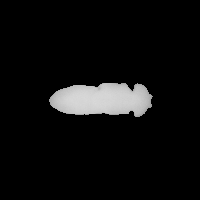
%> input picture segmentation_alignment/basisImage.tiff, 200 x 200 px
$ octave --eval "result = segmentImage_combo(imread('basisImage.tiff'));"   (GNU Octave 9; MATLAB toolbox functions it lacks are replaced by stand-ins)
%> lines starting %> are read from the running program, lines starting %| are printed output that depends on the picture; in (x1, y1, x2, y2) boxes, pixels count from 0 and x2, y2 are one past the last pixel; in counts of white or black regions, pixels touching at a corner belong together; the program's own positions count from 1
function [imageOut,mask] = segmentImage_combo(image,dilateSize,cannyParameter,threshold,alpha,maxIter,minimumArea,chanVeseOff)
%segmentImage_combo segments an image from its background
%
%   Input variables:
%
%       image -> image to be analyzed
%       dilateSize -> initial dilation size for image segmentation
%       cannyParameter -> parameter for Canny edge detection
%       threshold -> threshold for image segmentation
%       minimumArea -> minimum allowed area for segmented image
%       alpha, maxIter, chanVeseOff -> not used in this version of the code
%
%
%   Output variables:
%
%       imageOut -> segmented image
%       mask -> binary mask that is 'true' for non-zero pixels in imageOut
%
%
% (C) Gordon J. Berman, 2014
%     Princeton University


    if nargin < 2 || isempty(dilateSize) == 1
        dilateSize = 3;
    end

    if nargin < 3 || isempty(cannyParameter) == 1
        cannyParameter = .1;
    end

    if nargin < 4 || isempty(threshold) == 1
        threshold = 0;
    end

    if nargin < 5 || isempty(alpha) == 1
        alpha = .5;
    end

    if nargin < 6 || isempty(maxIter) == 1
        maxIter = 10;
    end

    if nargin < 7 || isempty(minimumArea) == 1
        minimumArea = 3500;
    end

    if nargin < 8 || isempty(chanVeseOff)
        chanVeseOff = true;
    else
        chanVeseOff = true;
    end


    image(image > 255 - threshold) = 255;
%> image is the input picture: size 200x200 uint8; min 0, max 217, mean 13.7

    E = edge(image,'canny',cannyParameter,'nothinning');
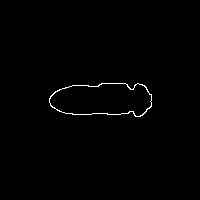
%> E: size 200x200 logical; 0.69% white in thin lines or dots, all inside (x1, y1, x2, y2) = (49, 83, 152, 117)
    se = strel('square',dilateSize);
    E2 = imdilate(E,se);
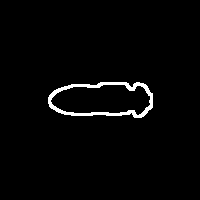
%> E2: size 200x200 logical; 2.2% white; 1 white region, box (x1, y1, x2, y2) and area: (48, 82, 153, 118) 865
    mask = imfill(E2,'holes');
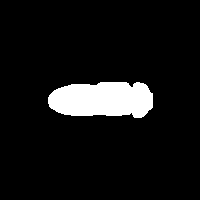
%> mask: size 200x200 logical; 7.8% white; 1 white region, box (x1, y1, x2, y2) and area: (48, 82, 153, 118) 3129

    CC = bwconncomp(mask,4);
%> CC = 1 connected component
    if length(CC.PixelIdxList) > 1
        lengths = zeros(1,length(CC.PixelIdxList));
        for j=1:length(lengths)
            lengths(j) = length(CC.PixelIdxList{j});
        end
        [~,idx] = max(lengths);
        temp = mask;
        temp(:) = 0;
        temp(CC.PixelIdxList{idx}) = 1;
        mask = temp;
    end


    while sum(mask(:)) < minimumArea && dilateSize <= 6 && cannyParameter > 0

        dilateSize = dilateSize + 1;
        cannyParameter = .1;
        se = strel('square',dilateSize);
        E2 = imdilate(E,se);
        mask = imfill(E2,'holes');

        CC = bwconncomp(mask,4);
        if length(CC.PixelIdxList) > 1
            lengths = zeros(1,length(CC.PixelIdxList));
            for j=1:length(lengths)
                lengths(j) = length(CC.PixelIdxList{j});
            end
            [~,idx] = max(lengths);
            temp = mask;
            temp(:) = 0;
            temp(CC.PixelIdxList{idx}) = 1;
            mask = temp;
        end


    end
%> this loop made 3 passes
%> pass 1, in segmentImage_combo, `E2 = imdilate(E,se);`:
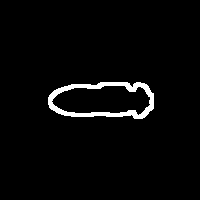
%> E2: size 200x200 logical; 2.9% white; 1 white region, box (x1, y1, x2, y2) and area: (48, 82, 154, 119) 1156
%> pass 1, in segmentImage_combo, `mask = imfill(E2,'holes');`:
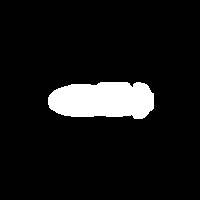
%> mask: size 200x200 logical; 8.2% white; 1 white region, box (x1, y1, x2, y2) and area: (48, 82, 154, 119) 3281
%> pass 2, in segmentImage_combo, `E2 = imdilate(E,se);`:
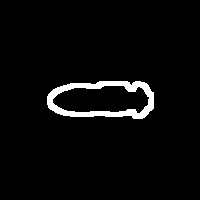
%> E2: size 200x200 logical; 3.6% white; 1 white region, box (x1, y1, x2, y2) and area: (47, 81, 154, 119) 1446
%> pass 2, in segmentImage_combo, `mask = imfill(E2,'holes');`:
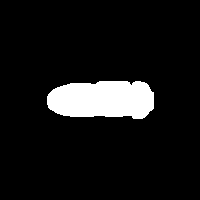
%> mask: size 200x200 logical; 8.6% white; 1 white region, box (x1, y1, x2, y2) and area: (47, 81, 154, 119) 3434


    if mean(image(:)) < 100
        imageOut = immultiply(mask,image);
    else
        imageOut = immultiply(mask,imcomplement(image));
    end
